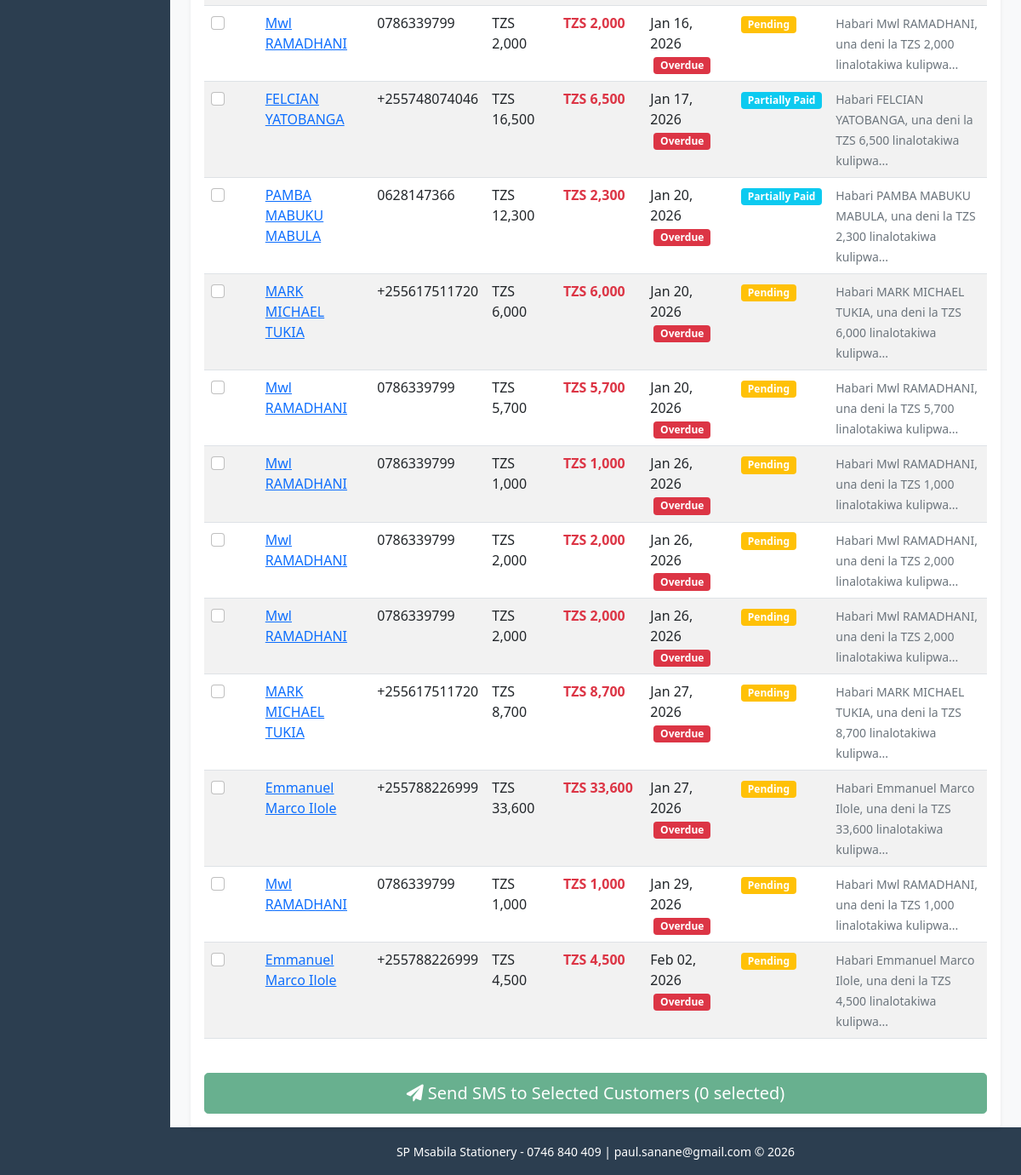
Before: /debts/send-bulk-sms/ (signed in, lower part) with the older database file.
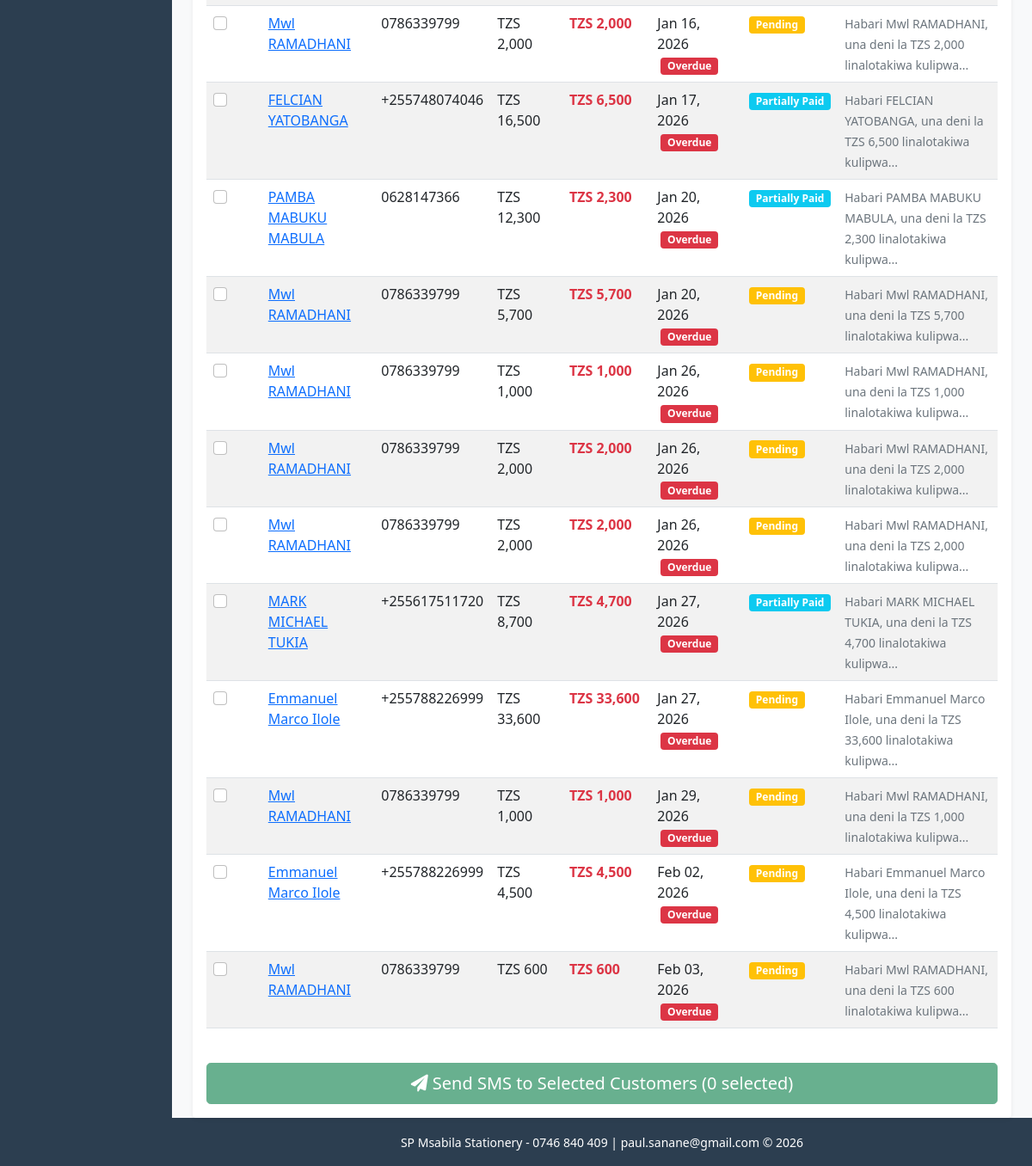
After: the same page with the newer database file.
### tracker/models.py (models this page shows, shortened)
class Debt(models.Model):
    STATUS_CHOICES = [
        ('pending', 'Pending'),
        ('partial', 'Partially Paid'),
        ('paid', 'Paid'),
        ('overdue', 'Overdue'),
    ]
    customer = models.ForeignKey(Customer, on_delete=models.CASCADE, related_name='debts')
    sale = models.ForeignKey(Sale, on_delete=models.SET_NULL, related_name='debts', null=True, blank=True)
    created_by = models.ForeignKey(User, on_delete=models.SET_NULL, null=True, blank=True)
    item = models.ForeignKey(StationeryItem, on_delete=models.PROTECT, related_name='debts')
    quantity = models.PositiveIntegerField(default=1)
    amount = models.DecimalField(max_digits=10, decimal_places=2, validators=[MinValueValidator(Decimal('0.01'))])
    paid_amount = models.DecimalField(max_digits=10, decimal_places=2, default=0)
    due_date = models.DateField()
    status = models.CharField(max_length=20, choices=STATUS_CHOICES, default='pending')
    description = models.TextField(blank=True)
    created_at = models.DateTimeField(auto_now_add=True)
    updated_at = models.DateTimeField(auto_now=True)
    class Meta:
        ordering = ['-created_at']
    @property
    def remaining_amount(self):
        return self.amount - self.paid_amount
    @property
    def is_overdue(self):
        from django.utils import timezone
        return self.due_date < timezone.now().date() and self.status != 'paid'

class Customer(models.Model):
    name = models.CharField(max_length=200)
    email = models.EmailField(blank=True)
    phone = models.CharField(max_length=20, blank=True)
    address = models.TextField(blank=True)
    created_at = models.DateTimeField(auto_now_add=True)
    is_active = models.BooleanField(default=True)
    class Meta:
        ordering = ['name']

### tracker/views.py (the view, shortened to what this page needs)
# urls.py: path('debts/send-bulk-sms/', views.send_bulk_debt_sms, name='send_bulk_debt_sms'),
@login_required
def send_bulk_debt_sms(request):
    debts = Debt.objects.select_related('customer').filter(
        status__in=['pending', 'partial', 'overdue'],
        customer__phone__isnull=False
    ).exclude(customer__phone='').order_by('due_date')
    context = {
        'debts': debts,
    }
    return render(request, 'tracker/send_bulk_debt_sms.html', context)

### templates/tracker/send_bulk_debt_sms.html (shortened to what this page needs)
{% extends 'base.html' %}
{% load humanize %}
{% block content %}
<div class="row">
    <div class="col-12">
        <div class="card">
            <div class="card-body">
                {% if debts %}
                    <form method="post" id="bulk-sms-form">
                        <div class="table-responsive">
                            <table class="table table-striped">
                                <tbody>
                                    {% for debt in debts %}
                                    <tr>
                                        <td>
                                            <input class="form-check-input debt-checkbox" type="checkbox"
                                                   name="debt_ids" value="{{ debt.id }}" id="debt-{{ debt.id }}">
                                        </td>
                                        <td>
                                            <a href="{% url 'customer_detail' debt.customer.pk %}">{{ debt.customer.name }}</a>
                                        </td>
                                        <td>{{ debt.customer.phone }}</td>
                                        <td>TZS {{ debt.amount|floatformat:0|intcomma }}</td>
                                        <td>
                                            <strong class="{% if debt.remaining_amount > 0 %}text-danger{% else %}text-success{% endif %}">
                                                TZS {{ debt.remaining_amount|floatformat:0|intcomma }}
                                            </strong>
                                        </td>
                                        <td>
                                            {{ debt.due_date|date:"M d, Y" }}
                                            {% if debt.is_overdue %}
                                                <span class="badge bg-danger ms-1">Overdue</span>
                                            {% endif %}
                                        </td>
                                        <td>
                                            {% if debt.status == 'pending' %}
                                                <span class="badge bg-warning">Pending</span>
                                            {% elif debt.status == 'partial' %}
                                                <span class="badge bg-info">Partially Paid</span>
                                            {% elif debt.status == 'overdue' %}
                                                <span class="badge bg-danger">Overdue</span>
                                            {% endif %}
                                        </td>
                                        <td>
                                            <small class="text-muted">
                                                {% if debt.status == 'overdue' %}
                                                    Habari {{ debt.customer.name }}, deni lako la TZS {{ debt.remaining_amount|floatformat:0|intcomma }} lilikwisha muda...
                                                {% else %}
                                                    Habari {{ debt.customer.name }}, una deni la TZS {{ debt.remaining_amount|floatformat:0|intcomma }} linalotakiwa kulipwa...
                                                {% endif %}
                                            </small>
                                        </td>
                                    </tr>
                                    {% endfor %}
                                </tbody>
                            </table>
                        </div>
                        <div class="mt-4 d-grid">
                            <button type="submit" class="btn btn-success btn-lg" id="send-sms-btn" disabled>
                                <i class="fas fa-paper-plane"></i> Send SMS to Selected Customers
                                <span id="selected-count">(0 selected)</span>
                            </button>
                        </div>
                    </form>
                {% endif %}
            </div>
        </div>
    </div>
</div>
{% endblock %}

Changed rows visible on the page:
no longer on this page (row edited): Debt: customer.name "MARK MICHAEL TUKIA", customer.phone "+255617511720", amount "6,000", remaining_amount "6,000", due_date "Jan 20, 2026", status "Overdue"
changed Debt "MARK MICHAEL TUKIA": remaining_amount "8,700" → "4,700"; status "Pending" → "Partially Paid"
added Debt: customer.name "Mwl RAMADHANI", customer.phone "0786339799", amount "600", remaining_amount "600", due_date "Feb 03, 2026", status "Overdue"
